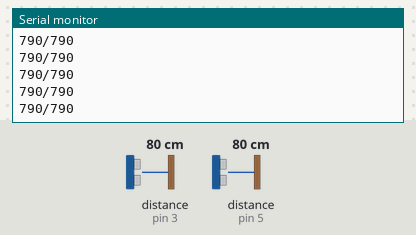
This sketch was run on a simulated Arduino Uno, built with avr-gcc and run on an emulated ATmega328P. Shown: the last lines printed to the serial monitor. Wiring (inferred from the names in the program): 2 × ultrasonic range finder: trigger pin 2, echo pin 3 / trigger pin 4, echo pin 5. The test bench sets the inputs (shaded band); at power-on: distance to the obstacle (sensors on pin 3, pin 5) 80 cm. The echo pulse lasts 58.3 µs per cm.

Above: at 1.2 s.
1.3 s: distance to the obstacle (sensor on pin 3) set to 2 cm
At 1.33 s:
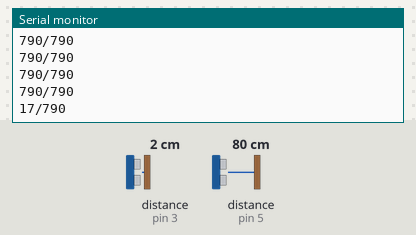
2.8 s: distance to the obstacle (sensor on pin 5) set to 2 cm
At 2.82 s:
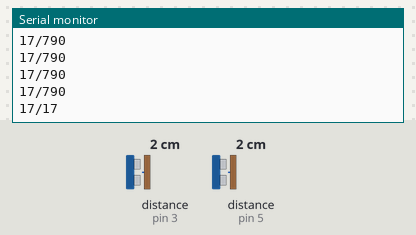
4.3 s: distance to the obstacle (sensor on pin 3) set to 4 cm
At 4.34 s:
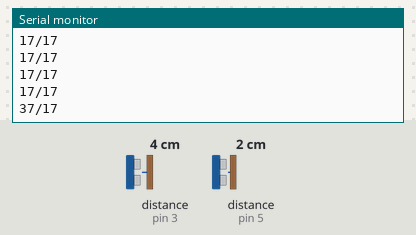
5.8 s: distance to the obstacle (sensor on pin 3) set to 120 cm
At 5.87 s:
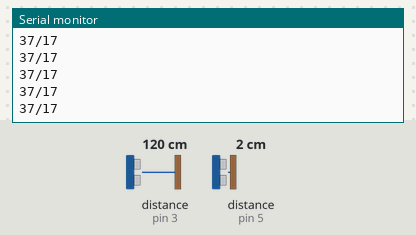
8.8 s: distance to the obstacle (sensor on pin 5) set to 4 cm
At 8.8 s:
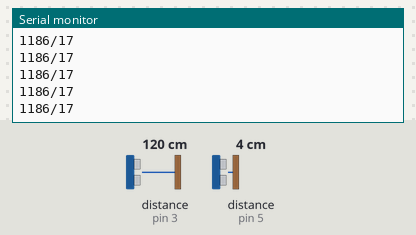
Timing chart, 0 to 11.3 s (numbered marks = the images above; inputs shaded):
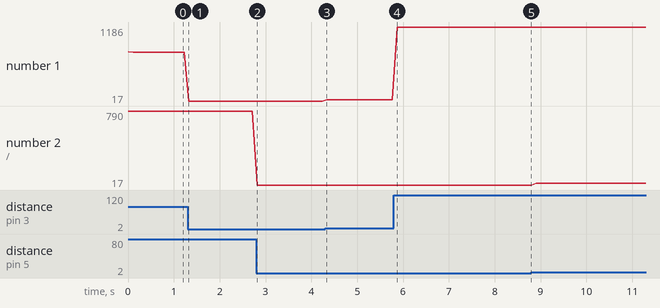

The sketch:

scriptardui.ino
```cpp
/*
 * Code d'exemple pour un capteur à ultrasons HC-SR04.
 */
#include <math.h>

/* Constantes pour les broches */
const byte TRIGGER_PIN = 2; // Broche TRIGGER
const byte ECHO_PIN = 3;
const byte ECHO_PIN_2 = 5;
const byte TRIGGER_PIN_2 = 4;    // Broche ECHO

/* Constantes pour le timeout */
const unsigned long MEASURE_TIMEOUT = 25000UL; // 25ms = ~8m à 340m/s

/* Vitesse du son dans l'air en mm/us */
const float SOUND_SPEED = 340.0 / 1000;

/** Fonction setup() */
void setup() {

  /* Initialise le port série */
  Serial.begin(115200);

  /* Initialise les broches */
  pinMode(TRIGGER_PIN, OUTPUT);
  pinMode(TRIGGER_PIN_2, OUTPUT);
  digitalWrite(TRIGGER_PIN, LOW);
  digitalWrite(TRIGGER_PIN_2, LOW); // La broche TRIGGER doit être à LOW au repos
  pinMode(ECHO_PIN, INPUT);
  pinMode(ECHO_PIN_2, INPUT);
}

/** Fonction loop() */
void loop() {

  /* 1. Lance une mesure de distance en envoyant une impulsion HIGH de 10µs sur la broche TRIGGER */
  digitalWrite(TRIGGER_PIN, HIGH);


  digitalWrite(TRIGGER_PIN, LOW);


  /* 2. Mesure le temps entre l'envoi de l'impulsion ultrasonique et son écho (si il existe) */
  long measure = pulseIn(ECHO_PIN, HIGH, MEASURE_TIMEOUT);

  /* 3. Calcul la distance à partir du temps mesuré */
  float distance_mm = measure / 2.0 * SOUND_SPEED;

  // int a = (int) Math.round (distance_mm);
  /* Affiche les résultats en mm, cm et m */
 Serial.print(distance_mm,0);
//Serial.print(distance_mm, 0 );
  Serial.print("/");


   digitalWrite(TRIGGER_PIN_2, HIGH);
     delayMicroseconds(10);
      digitalWrite(TRIGGER_PIN_2, LOW);
        long measure2 = pulseIn(ECHO_PIN_2, HIGH, MEASURE_TIMEOUT);
          float distance_mm_2 = measure2 / 2.0 * SOUND_SPEED;
      Serial.println(distance_mm_2 ,0);


  /* Délai d'attente pour éviter d'afficher trop de résultats à la seconde */
  delay(100);
}
```

Measured:
- after the input at 1.3 s, the serial monitor: prints a new line at once (image 1)
- after the input at 2.8 s, the serial monitor: prints a new line at once (image 2)
- after the input at 4.3 s, the serial monitor: prints a new line at once (image 3)
- plotted number 1: 790 → 17 after the input at 1.3 s, 17 → 37 after the input at 4.3 s, 37 → 1186 after the input at 5.8 s
- plotted number 2: 17 → 37 after the input at 8.8 s
